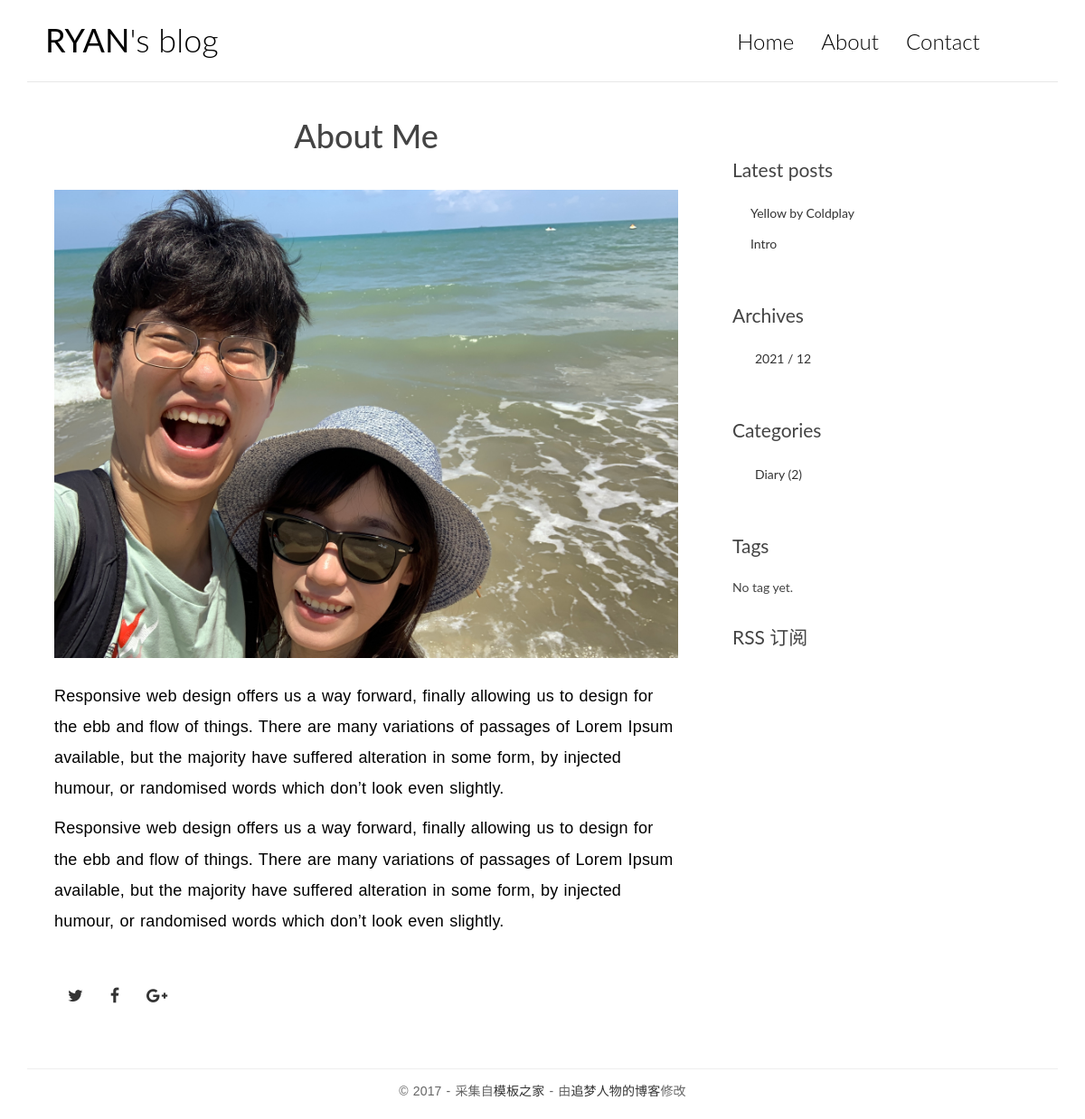
The page /aboutme on the database its author committed.
### blog/models.py (models this page shows, shortened)
class Post(models.Model):
    title = models.CharField(max_length=70)
    body = models.TextField()
    created_time = models.DateTimeField('created_time', default=timezone.now)
    modified_time = models.DateTimeField()
    excerpt = models.CharField(max_length=200, blank=True)
    category = models.ForeignKey(Category, on_delete=models.CASCADE)
    tags = models.ManyToManyField(Tag, blank=True)
    author = models.ForeignKey(User, on_delete=models.CASCADE)
    views = models.PositiveIntegerField(default=0, editable=False)
    class Meta:
        ordering = ['-created_time', 'title']
    def get_absolute_url(self):
        return reverse('blog:detail', kwargs={'pk': self.pk})

class Category(models.Model):
    name = models.CharField(max_length=100)

### blog/views.py (the view)
# urls.py: path('aboutme', views.aboutme, name='aboutme')
def aboutme(request):
    return render(request, 'aboutme.html')

### blog/templatetags/blog_extras.py (called while the page is built)
@register.inclusion_tag('blog/inclusions/_recent_posts.html', takes_context=True)
def show_recent_posts(context, num=5):
    return {
        'recent_post_list': Post.objects.all()[:num],
    }

@register.inclusion_tag('blog/inclusions/_archives.html', takes_context=True)
def show_archives(context):
    return {
        'date_list': Post.objects.dates('created_time', 'month', order='DESC'),
    }

@register.inclusion_tag('blog/inclusions/_tags.html', takes_context=True)
def show_tags(context):
    tag_list = Tag.objects.annotate(num_posts=Count('post')).filter(num_posts__gt=0)
    return {
        'tag_list': tag_list,
    }

@register.inclusion_tag('blog/inclusions/_categories.html', takes_context=True)
def show_categories(context):
    category_list = Category.objects.annotate(num_posts=Count('post')).filter(num_posts__gt=0)
    return {
        'category_list': category_list,
    }

### templates/aboutme.html (shortened to what this page needs)
{% extends 'base.html' %}
{% load static %}
{% block main %}
    <h1 class="page-title">About Me</h1>
    <article class="post">
        <div class="entry-content clearfix">
            <figure class="img-responsive-center">
                <img class="img-responsive" src="{% static 'blog/img/aboutme.JPG' %}" alt="Developer Image">
            </figure>
            <p>Responsive web design offers us a way forward, finally allowing us to design for the ebb and flow of
                things. There are many variations of passages of Lorem Ipsum available, but the majority have suffered
                alteration in some form, by injected humour, or randomised words which don’t look even slightly.</p>
            <p>Responsive web design offers us a way forward, finally allowing us to design for the ebb and flow of
                things. There are many variations of passages of Lorem Ipsum available, but the majority have suffered
                alteration in some form, by injected humour, or randomised words which don’t look even slightly.</p>
            <ul class="nav navbar-nav">
                <li>
                    <a href="#"><i class="fa fa-twitter"></i></a>
                </li>
                <li>
                    <a href="#"><i class="fa fa-facebook"></i></a>
                </li>
                <li>
                    <a href="#"><i class="fa fa-google-plus"></i></a>
                </li>
            </ul>
        </div>
    </article>
{% endblock main %}

### templates/blog/inclusions/_recent_posts.html
<div class="widget widget-recent-posts">
  <h3 class="widget-title">Latest posts</h3>
  <ul>
    {% for post in recent_post_list %}
      <li>
        <a href="{{ post.get_absolute_url }}">{{ post.title }}</a>
      </li>
    {% empty %}
      No post yet.
    {% endfor %}
  </ul>
</div>

### templates/blog/inclusions/_categories.html
<div class="widget widget-category">
  <h3 class="widget-title">Categories</h3>
  <ul>
    {% for category in category_list %}
      <li>
        <a href="{% url 'blog:category' category.pk %}">{{ category.name }} <span class="post-count">({{ category.num_posts }})</span></a>
      </li>
    {% empty %}
      No category yet.
    {% endfor %}
  </ul>
</div>

### blog/static/blog/css/custom.css (style rules this page uses)
* { outline: none; }
h1, h2, h3, h4, h5, h6 { margin-top: 0; }
a { color: #333; }
body { color: #444; font-family: 'Lato', sans-serif; }
p { font-family: 'Ubuntu', sans-serif; font-weight: 400; word-spacing: 1px; letter-spacing: 0.01em; }
.page-title { text-align: center; }
figure { margin-bottom: 25px; }
img { max-width: 100%; }
.img-responsive-center img { margin: 0 auto; }
.post { background: #fff; padding: 30px 30px 0; }
.entry-content { font-size: 18px; line-height: 1.9; font-weight: 300; color: #000; }
.widget { background: #fff; padding: 30px 0 0; }
.widget-title { font-size: 1.5em; margin-bottom: 20px; line-height: 1.6; padding: 10px 0 0; font-weight: 400; }
.widget-recent-posts ul { padding: 0; margin: 0; padding-left: 20px; }
.widget-recent-posts ul li { list-style-type: none; position: relative; line-height: 170%; margin-bottom: 10px; }
.widget-recent-posts ul li::before { content: '\f3d3'; font-family: "Ionicons"; position: absolute; left: -17px; top: 3px; font-size: 16px; color: #000; }
.widget-category ul { padding: 0; margin: 0; padding-left: 25px; }
.widget-category ul li { list-style-type: none; position: relative; line-height: 170%; margin-bottom: 10px; }
.widget-category ul li::before { content: '\f3fe'; font-family: "Ionicons"; position: absolute; left: -25px; top: 1px; font-size: 18px; color: #000; }

### rows shown on the page
Post: title "Yellow by Coldplay"
Post: title "Intro"
Category: name "Diary", num_posts "2"

### other values the page prints
{{ date.year }} "2021"
{{ date.month }} "12"
